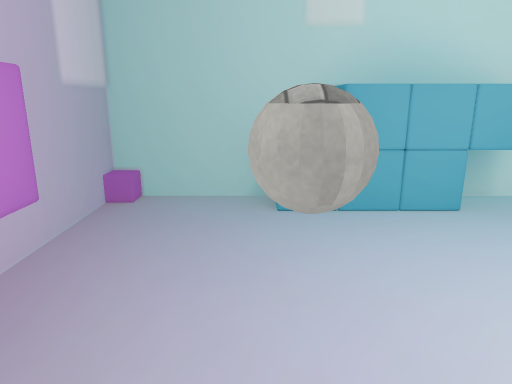
view 1 (above)

13 first-person views from a walk through a Unity game level. The camera is 1.4 m above the floor, tilts 14° down and sees 70° across. The floor is counted in squares, 0.5 m on a side. Each view is taken from the middle of a square. On the plan, view 1 faces up. The plan holds only what a view shows up to about 20 squares ahead; the rest is blank. The player is left out. Some surface patterns are stand-ins.

view 2
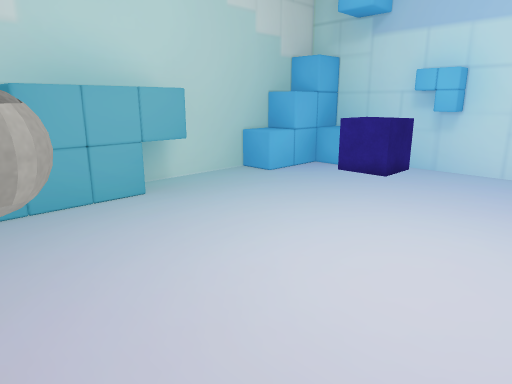

view 3
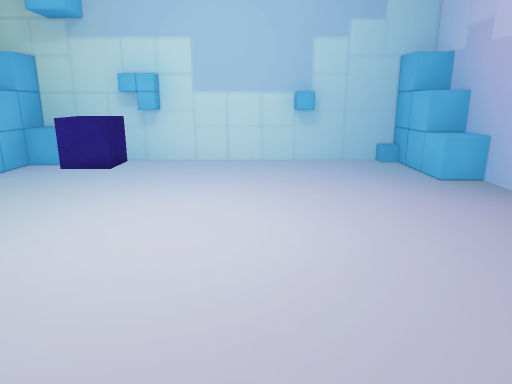

view 4
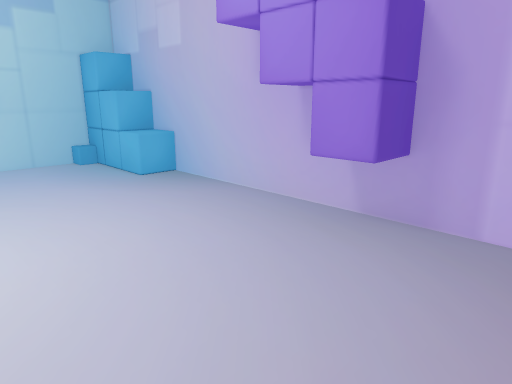

view 5
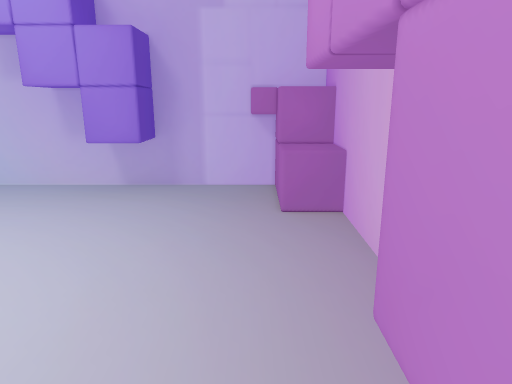

view 6
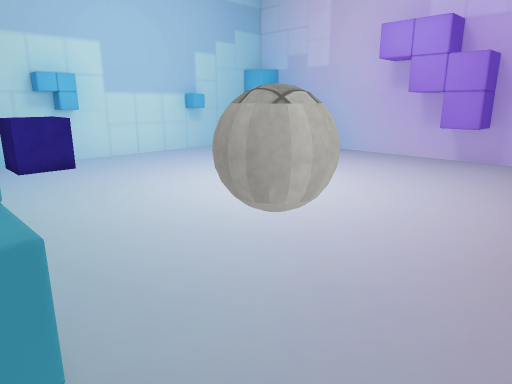

view 7
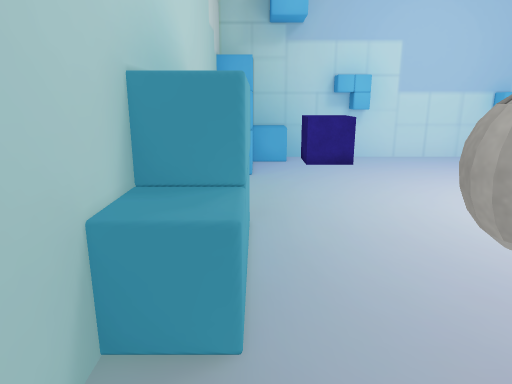

view 8
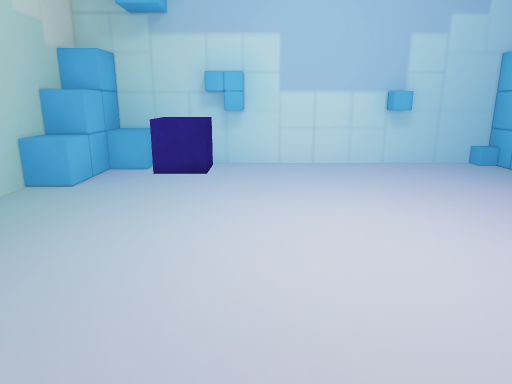

view 9
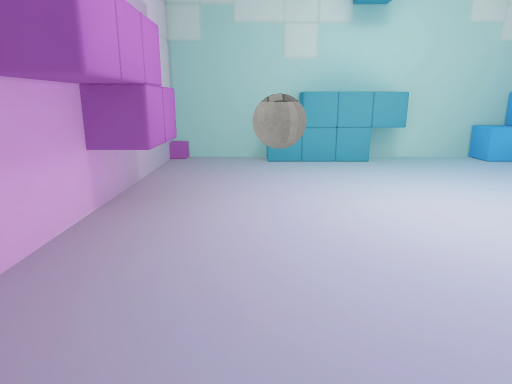

view 10
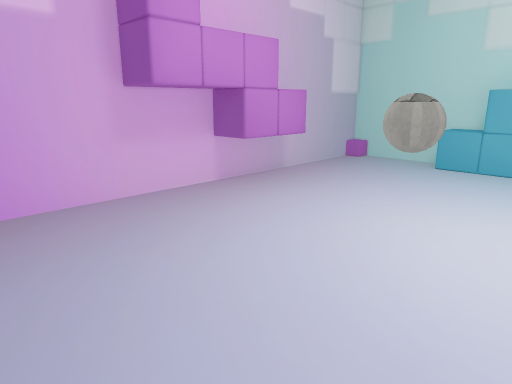

view 11
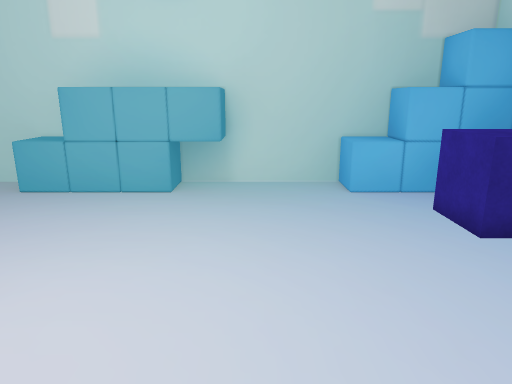

view 12
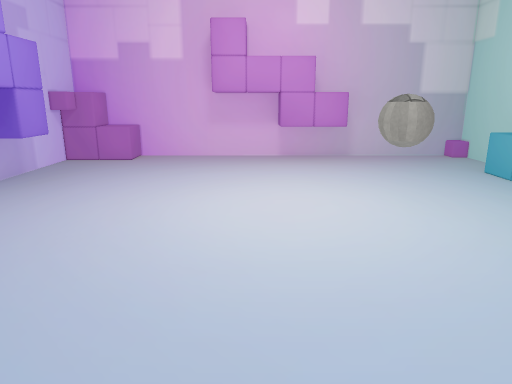

view 13
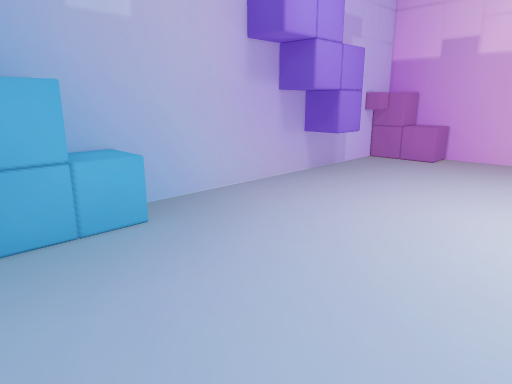

### Floor plan
Key: @ floor where view 1 was taken; # wall or solid block; . floor; ^ raised ledge; B ball; L blue box; O other object.
Columns run from 4 left of view 1 to 16 right of it. Each row starts with its distance up from view 1.
 11 #####^##   #####^##
 10 #... ^^## ##...^^##
  9 #....^^#####...^^##^#
  8 #.................^^^
  7 #....B...........LL.#
  6 #...BBB.........LLL.#
  5 #...BBB.........LLL##
  4 ##.................##
  3 ##..................#
  2  #..................#
  1  #..................#
  0  #..@...............#
 -1 ##..................#
 -2 ##..................#
 -3 #..................##
 -4 #..................##
 -5 #...................#
 -6 ^^..................#
 -7 ^^.................O#
 -8 ###..#####.....^^####
 -9  ###### #######^^##

Where each view was taken, in squares from view 1:
view 1: 0 up, 0 right, facing up
view 2: 1 down, 0 right, facing up-right
view 3: 1 down, 2 left, facing right
view 4: 1 down, 2 left, facing down-right
view 5: 3 up, 2 left, facing down
view 6: 10 up, 3 left, facing down-right
view 7: 9 up, 3 left, facing right
view 8: 3 up, 1 left, facing right
view 9: 8 down, 0 right, facing up
view 10: 7 down, 6 right, facing up-left
view 11: 2 down, 8 right, facing up
view 12: 0 up, 15 right, facing left
view 13: 0 up, 15 right, facing down-left
